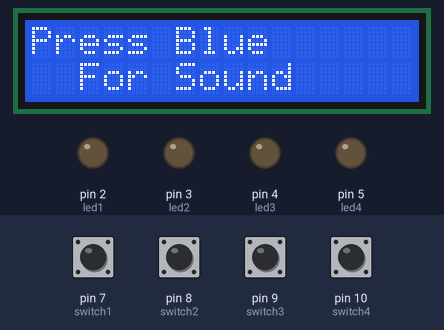
Bench run of a sketch on a simulated Arduino Uno, built with avr-gcc and run on an emulated ATmega328P. Shown: 16×2 character LCD, output pins drawn as LEDs (lit = HIGH). Dashed ring = blinking. Inputs (shaded band) come from the test bench; at power-on: pin 7 (switch1), pin 8 (switch2), pin 9 (switch3), pin 10 (switch4) LOW. Random numbers use the default seed unless the sketch sets one; what the sketch prints to the serial monitor is not drawn.

Above: at 3.8 s.
3.9 s: pin 7 (switch1) pulled HIGH for 0.15 s
At 4.9 s:
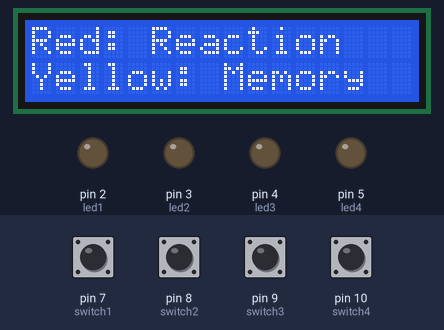
5.7 s: pin 8 (switch2) pulled HIGH for 0.15 s
At 8.3 s:
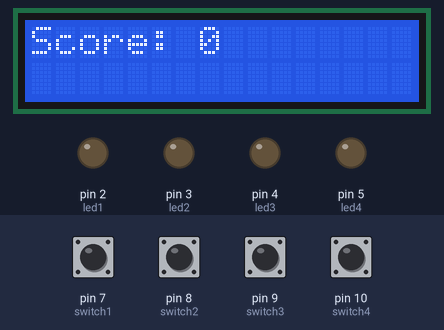
8.8 s: pin 9 (switch3) pulled HIGH for 0.15 s
At 9.13 s:
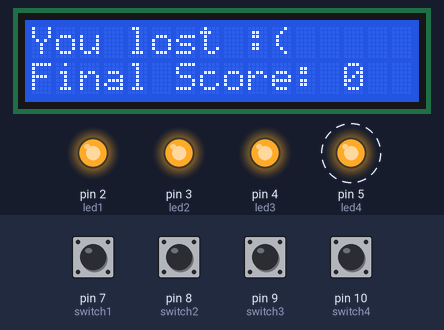
11.0 s: pin 7 (switch1) pulled HIGH for 1 s
At 14.2 s:
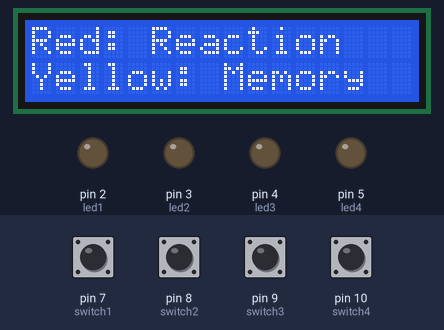
15.0 s: pin 7 (switch1) pulled HIGH for 0.15 s
At 17.3 s:
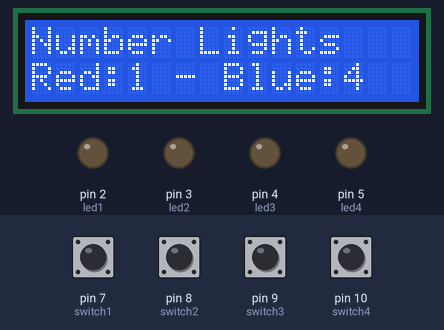
17.6 s: pin 10 (switch4) pulled HIGH for 0.15 s
At 24.7 s:
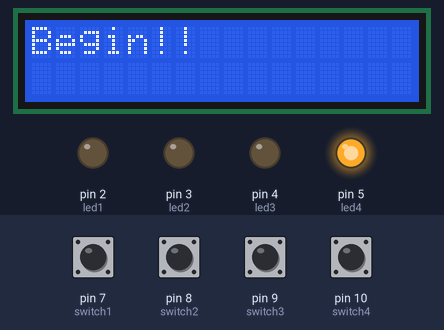
Timing chart, 0 to 25.2 s (numbered marks = the images above; inputs shaded):
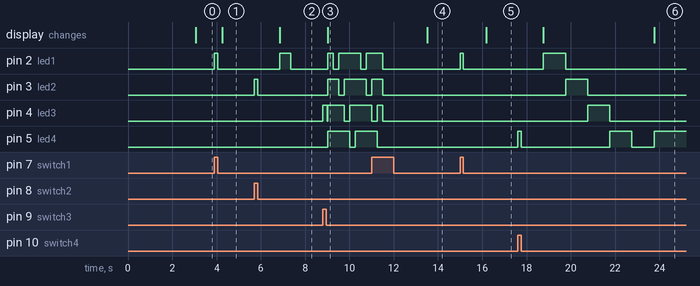

Measured:
- after the input at 3.9 s, pin 2 (led1): LOW → HIGH at once, → LOW 0.15 s later; the display: changes after 0.36 s (image 1)
- after the input at 5.7 s, pin 2 (led1): LOW → HIGH after 1.2 s, → LOW 0.50 s later; pin 3 (led2): LOW → HIGH at once, → LOW 0.15 s later; the display: changes after 1.2 s (image 2)
- after the input at 8.8 s, pin 2 (led1): goes HIGH 0.25 s, LOW 0.25 s, HIGH 1.0 s, LOW 0.25 s, then HIGH, starting after 0.21 s; pin 3 (led2): LOW → HIGH after 0.21 s, → LOW 0.50 s later, → HIGH 0.25 s later, → LOW 1.0 s later
- after the input at 11.0 s, the display: changes after 2.5 s (image 4)
- after the input at 15.0 s, pin 2 (led1): LOW → HIGH at once, → LOW 0.15 s later; the display: changes after 1.2 s (image 5)
- after the input at 17.6 s, pin 2 (led1): LOW → HIGH after 1.2 s, → LOW 1.0 s later; pin 3 (led2): LOW → HIGH after 2.2 s, → LOW 1.0 s later

The sketch:

button_games.ino
```cpp
#include <LiquidCrystal.h>
LiquidCrystal lcd(12,A1,A2,A3,A4,A5);

const int switch1 = 7;
const int switch2 = 8;
const int switch3 = 9;
const int switch4 = 10;

const int led1 = 2;
const int led2 = 3;
const int led3 = 4;
const int led4 = 5;

const int sound = 6;

// difference between first led and first switch
const int diff = 5;

int state1;
int state2;
int state3;
int state4;

int led;
int averageTime;
int score;
int time1;
int gMode;
const int max_rounds=20;
int gameArray[max_rounds];
int numLights;
int notes[] = {262, 294, 330, 349};
bool silent;

void setup() {
  lcd.begin(16,2);
  Serial.begin(9600);

  pinMode(led1, OUTPUT);
  pinMode(led2, OUTPUT);
  pinMode(led3, OUTPUT);
  pinMode(led4, OUTPUT);
  pinMode(switch1, INPUT);
  pinMode(switch2, INPUT);
  pinMode(switch3, INPUT);
  pinMode(switch4, INPUT);

  lcd.print("Welcome!!");
  Serial.println("Welcome!!!! ");
  randomSeed(analogRead(A0));
  delay(3000);
  allowNoise();
}

void loop() {

  selectMode();
  delay(1000);
  if (gMode == 1){
    countdownLoop();
    reactionLoop();
  }else{
    memoryLoop();
  }
  endLoop();
  delay(2000);
}

void allowNoise(){
  lcd.setCursor(0,0);
  lcd.print("Press Blue");
  lcd.setCursor(2,1);
  lcd.print("For Sound");
  int push = getButtonPushed();
  digitalWrite(push-diff, HIGH);
  if (push == switch4){
    silent = false;
  }else{
    silent = true;
  }
  buttonUnpressed();
  digitalWrite(push-diff, LOW);
  delay(200);
}


void selectMode(){
  Serial.println("Select mode");
  Serial.println("Red: Reaction Speed");
  Serial.println("Yellow: Memory");
  lcd.clear();
  lcd.home();
  lcd.print("Red: Reaction");
  lcd.setCursor(0,1);
  lcd.print("Yellow: Memory");
  int push;
  push = getButtonPushed();
  digitalWrite(push-diff, HIGH);
  if (push == switch1){
    gMode = 1;
    buttonUnpressed();
    digitalWrite(push-diff, LOW);
    delay(1000);
    numLightsSelect();
  }else{
    gMode = 2;
    buttonUnpressed();
    digitalWrite(push-diff, LOW);
  }

}

void numLightsSelect(){
  Serial.println("\nSelect number of lights");
  Serial.println("Red: 1 light");
  Serial.println("Yellow: 2 lights");
  Serial.println("Green: 3 lights");
  Serial.println("Blue: 4 lights");

  lcd.clear();
  lcd.home();
  lcd.print("Number Lights");
  lcd.setCursor(0,1);
  lcd.print("Red:1 - Blue:4");

  int push = getButtonPushed();
  numLights = push - 1 - diff;
  digitalWrite(push-diff, HIGH);
  buttonUnpressed();
  digitalWrite(push-diff, LOW);
}

void countdownLoop(){
  Serial.print("Game mode ");
  Serial.print(gMode);
  Serial.println(" selected!");
  Serial.println("\nStarting in 3 seconds!\n");
  lcd.clear();
  lcd.home();
  lcd.print("Reaction Mode");
  lcd.setCursor(0,1);
  lcd.print("Get Ready!!");
  setLights(HIGH, LOW, LOW, LOW);
  delay(1000);
  setLights(LOW, HIGH, LOW, LOW);
  delay(1000);
  setLights(LOW, LOW, HIGH, LOW);
  delay(1000);
  setLights(LOW, LOW, LOW, HIGH);
  delay(1000);
  setLights(LOW, LOW, LOW, LOW);
  delay(1000);
  lcd.clear();
  lcd.home();
  lcd.print("Begin!!");
}

void reactionLoop(){
  int time1;
  int ave = 0;
  int loops = 10;
  int upper = 2 + numLights;
  for (int i=0;i<loops;i++){
    int led = (int) random(2,upper);
    time1 = millis();
    digitalWrite(led, HIGH);
    while (digitalRead(led+5) != HIGH){}
    ave = ave + millis() - time1;
    digitalWrite(led, LOW);
    delay(2000 + random(-500,1000));
  }
  ave = (ave/loops);
  Serial.print("For ");
  Serial.print(gMode);
  Serial.print(" lights, your average is: ");
  Serial.print(ave);
  Serial.println(" milliseconds");
  lcd.clear();
  lcd.home();
  lcd.print("Your average is");
  lcd.setCursor(0,1);
  lcd.print(ave);
  lcd.print(" millis!");
}

void memoryLoop(){
  score = 0;
  bool lost = false;
  lcd.home();
  lcd.clear();
  lcd.print("Score: ");
  lcd.print(score);
  for (int i=0;i<max_rounds;i++){

    // Show the sequence
    gameArray[i] = random(2,6);
    for (int j=0;j<=i;j++){
      digitalWrite(gameArray[j], HIGH);
      if (! silent){
        tone(sound, notes[gameArray[j]-2]);
        delay(500);
        noTone(sound);
      }else{
        delay(500);
      }
      digitalWrite(gameArray[j], LOW);
      delay(50);
    }

    // Get the user to repeat the sequence
    for (int j=0;j<=i;j++){
      int pushed = getButtonPushed()-diff;
      if (! silent){
        tone(sound, notes[pushed-2]);
      }
      digitalWrite(pushed, HIGH);
      buttonUnpressed();
      if (! silent){
        noTone(sound);
      }
      delay(50);
      digitalWrite(pushed, LOW);
      if (pushed != gameArray[j]){
        lcd.clear();
        lcd.home();
        lcd.print("You lost :(");
        lcd.setCursor(0,1);
        lcd.print("Final Score: ");
        lcd.print(score);
        Serial.println("You lost :(");
        Serial.print("Your score was: ");
        Serial.println(score);
        lost = true;
        break;
      }
    }
    if (lost){
      break;
    }
    score++;
    lcd.setCursor(7,0);
    lcd.print(score);
    delay(500);
  }
  if (! lost){
    Serial.println("You are a genius! Congratulations!!");
  }

}
void endLoop(){
  Serial.println("\nHold the red light button to restart");
  unsigned long t = millis();
  bool printed = true;
  while (digitalRead(switch1) != HIGH){
    if (millis()- t > 5000 && printed){
      lcd.clear();
      lcd.home();
      lcd.print("Hold red");
      lcd.setCursor(2,1);
      lcd.print("to restart!");
      printed = false;
    }
    setLights(HIGH,HIGH,HIGH,HIGH);
    delay(250);
    setLights(LOW,HIGH,HIGH,HIGH);
    delay(250);
    setLights(HIGH,LOW,HIGH,HIGH);
    delay(250);
    setLights(HIGH,HIGH,LOW,HIGH);
    delay(250);
    setLights(HIGH,HIGH,HIGH,LOW);
    delay(250);

  }
  setLights(LOW,LOW,LOW,LOW);
}


int getButtonPushed(){
  // make sure a buttonUnpressed method follows when this function is called.
  do {
    state1 = digitalRead(switch1);
    state2 = digitalRead(switch2);
    state3 = digitalRead(switch3);
    state4 = digitalRead(switch4);
  } while(state1 != HIGH && state2 != HIGH && state3 != HIGH && state4 != HIGH);
  if (state1 == HIGH){
    return switch1;
  }
  if (state2 == HIGH){
    return switch2;
  }
  if (state3 == HIGH){
    return switch3;
  }
  if (state4 == HIGH){
    return switch4;
  }
}

void buttonUnpressed(){
  do {
    state1 = digitalRead(switch1);
    state2 = digitalRead(switch2);
    state3 = digitalRead(switch3);
    state4 = digitalRead(switch4);
  } while(state1 == HIGH || state2 == HIGH || state3 == HIGH || state4 == HIGH);
}
void setLights(int l1, int l2, int l3, int l4){
  digitalWrite(led1, l1);
  digitalWrite(led2, l2);
  digitalWrite(led3, l3);
  digitalWrite(led4, l4);
}
```
